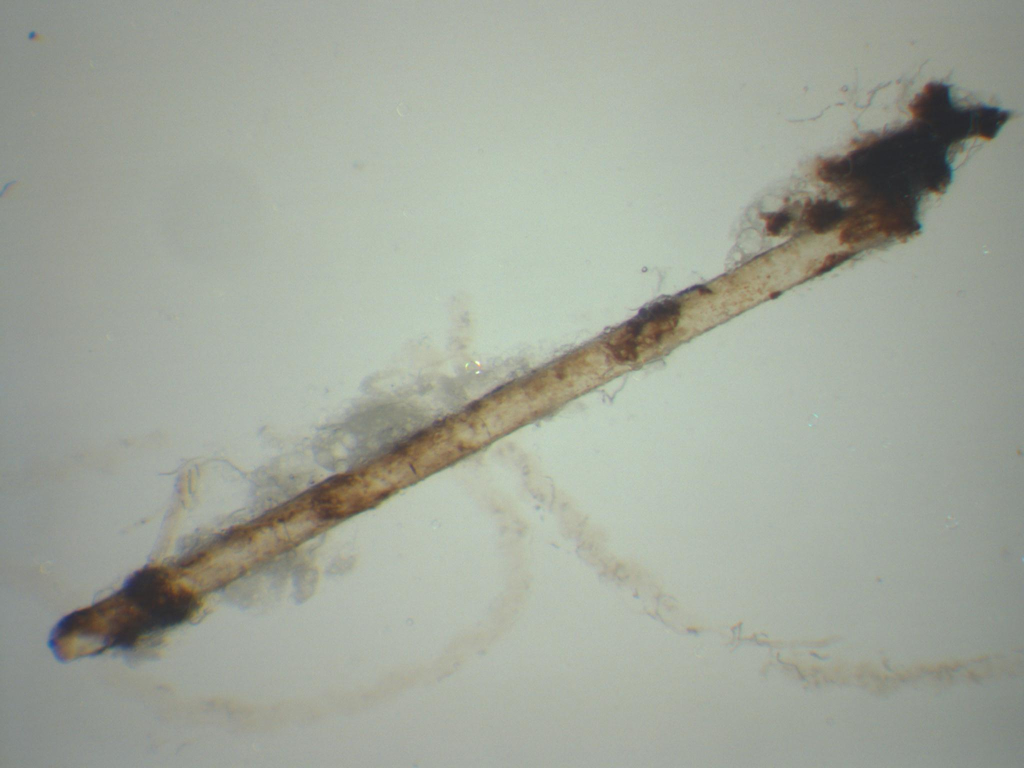
//> input picture calibration_example/sample_images/dark1.jpg, 2048 x 1536 px (shown at 1/2 size)
$ ./nylonAnalysis 3 3 calibration_example/sample_images/dark1.jpg   (built with g++ and OpenCV 4)
//> lines starting //> are read from the running program, lines starting //| are printed output that depends on the picture; after the words box and inside, x2 and y2 are one past the last pixel; in counts of white or black regions, pixels touching at a corner belong together
/***********************************************************
*
* 04/02/15 by Joe Gallagher (joedgallagher@gmail.com)
*
* This script analyses images of nylon monofilaments to calculate
* the area of encapsulating material (number of 'black' pixels),
* overall level of melanisation (mean brightness) and length of nylon.
*
* This assay requires a user-defined brightness threshold to subjectively
* define areas of encapsulation. For an example of calibration, see the R
* script, "calibrateThreshold.R".
*
* During the calibration phase, users can input a range of brightness
* thresholds (between lower_threshold and upper_threshold values) to be
* iterated over. During final usage (only one threshold),
* lower_threshold should equal the desired threshold and upper_threshold
* should equal lower_threshold+1.
* For example, For a threshold of 99, command line usage would be:
* './nylon 99 100 *.jpg'
*
* Calculated values are outputted to "results.txt" and an image of
* the mask outputted to "mask_FILENAME.jpg"
*
* For general usage examples, see "README.txt".
*
***********************************************************/

#include "opencv2/video/tracking.hpp"
#include "opencv2/imgproc/imgproc.hpp"
#include "opencv2/highgui/highgui.hpp"
#include <iostream>
#include <fstream>
#include <stdio.h>

/*compilation example using 	GNU C++ compiler*/
//g++ -ggdb `pkg-config --cflags opencv` -o ./nylon ./nylonAnalysis.cpp `pkg-config --libs opencv`


//function to calculate encapsulation area (number of pixels in mask below user-defined brightness threshold)
// [11 lines left out: function calcEncapsulation, not called in this run]

//main function
int main( int argc, char** argv ){

	//error handling
	if (argc<4) {
		std::cout << "Error!\nUsage is: " <<argv[0]<< " lower_threshold upper_threshold file_1 file_2..." << std::endl;
		return 0;
	} else {
		int no1 = 0, no2 = 0, ret = 0;

		ret = sscanf(argv[1], "%d", &no1);
        if (ret != 1) return 0;
        ret = sscanf(argv[2], "%d", &no2);
        if (ret != 1) return 0;

        if ((no1<0) || (no1>256)) {
			std::cout << "Error!\nlower_threshold & upper_threshold must be an integer between 0-255" << std::endl;
			return 0;
		}
        if ((no2<0) || (no2>256)) {
			std::cout << "Error!\nlower_threshold & upper_threshold must be an integer between 0-255" << std::endl;
			return 0;
		}
	}

	//parse thresholding options
	long threshLower, threshUpper;
	threshLower = strtol(argv[1], NULL, 10);
	threshUpper = strtol(argv[2], NULL, 10);

	//output results headers
	std::ofstream fout("results.txt");
	fout << "Image" <<"\t"<< "meanB" <<"\t"<< "meanG" <<"\t"<< "meanR" <<"\t"<< "meanHue" <<"\t"<< "meanSat" <<"\t"<< "meanValue" <<"\t"<< "encapArea" <<"\t"<< "totalSurfArea" <<"\t"<< "encapThreshold" <<"\t"<< "nylonLength" << std::endl;

	//fileloop
	for(int i=3; i<argc; i++){
		//create storage
		cv::Mat input, imgGreyFirst, imgGrey, imgHue, output;

		//read and convert image
		input=cv::imread(argv[i]);
//> input is the input picture: 1536 rows x 2048 cols, CV_8UC3; mean B, G, R 155.2, 166.6, 161.2
		cvtColor(input, imgGrey, CV_BGR2GRAY);
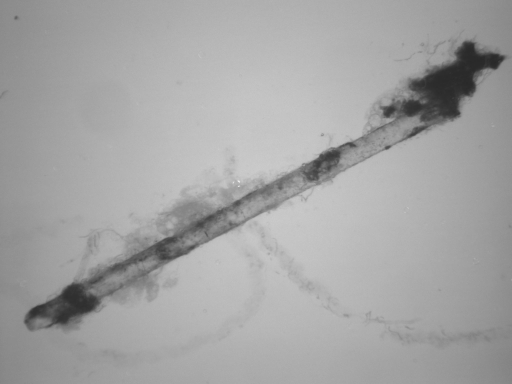
//> imgGrey: 1536 rows x 2048 cols, CV_8UC1 (shown at 1/4 size); min 38, max 250, mean 163.7
		imgGrey.copyTo(imgGreyFirst);
		cvtColor(input, imgHue, CV_RGB2HSV);
//> imgHue: 1536 rows x 2048 cols, CV_8UC3; mean H, S, V 72, 20.2, 167.6

		//image pre-processing
	   	cv::blur(imgGrey , imgGrey, cv::Size(9,9));
		cv::adaptiveThreshold(imgGrey, imgGrey, 255, cv::ADAPTIVE_THRESH_MEAN_C, cv::THRESH_BINARY_INV, 201, 10);
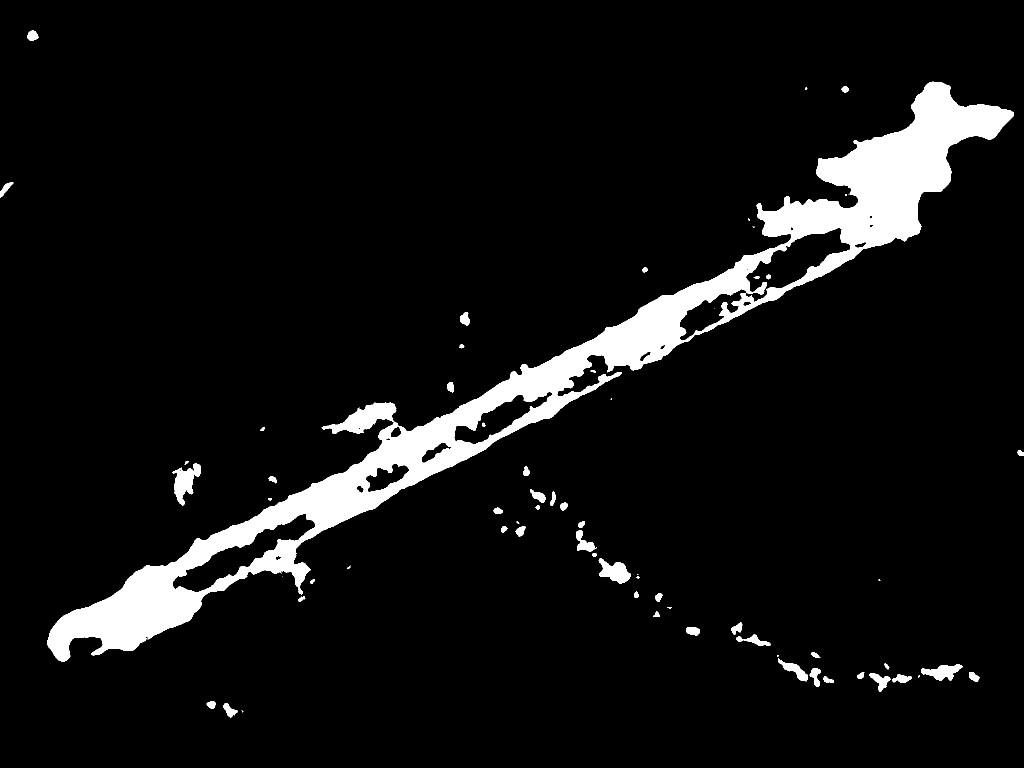
//> imgGrey: 1536 rows x 2048 cols, CV_8UC1 (shown at 1/2 size); 6.9% white; 72 white regions (20 under 20 px), largest, box (x1, y1, x2, y2) and area: (95, 163, 2028, 1323) 196762, (643, 805, 793, 868) 4196, (344, 927, 401, 1011) 2268
		dilate(imgGrey, imgGrey, cv::Mat(cv::Size(25,25), CV_8U, cv::Scalar(255)));
		erode(imgGrey, imgGrey, cv::Mat(cv::Size(25,25), CV_8U, cv::Scalar(255)));
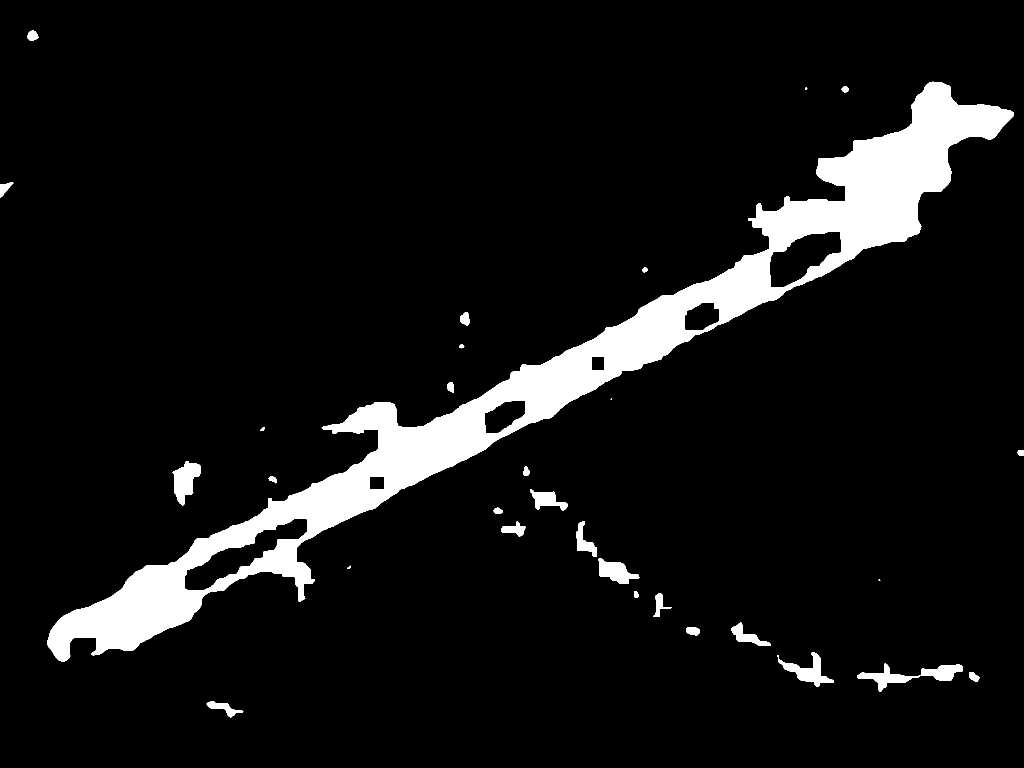
//> imgGrey: 1536 rows x 2048 cols, CV_8UC1 (shown at 1/2 size); 7.8% white; 30 white regions (3 under 20 px)

		//find contours of binary image mask
		std::vector<std::vector<cv::Point> > contours;
		cv::findContours(imgGrey, contours, CV_RETR_EXTERNAL, CV_CHAIN_APPROX_SIMPLE);
//> contours = 30 contours, 4 with area under 20; largest, box (x1, y1, x2, y2) and area: (95, 163, 2028, 1323) 248826, (1715, 1327, 1925, 1384) 3466, (344, 922, 401, 1011) 2688, (1555, 1305, 1668, 1374) 2376, (1197, 1117, 1279, 1167) 2123

		//find the single largest contour
		int contourMax = 0;
		int contourMaxID = 0;
		for(int k = 0; k < (int) contours.size(); k++){
			if ((contours[k]).size() > contourMax){
				contourMax	= (contours[k]).size();
				contourMaxID = k;
			}
		}
//> this loop made 30 passes
//> contourMax on passes 1, 3, 29: 56, 118, 2472
//> after the loop, contourMax = 2472; contourMaxID = 28

		//extract main contour
		cv::Mat mask(imgGreyFirst.size(), CV_8U, cv::Scalar(0));
		cv::drawContours(mask, contours, contourMaxID, cv::Scalar(255), CV_FILLED);
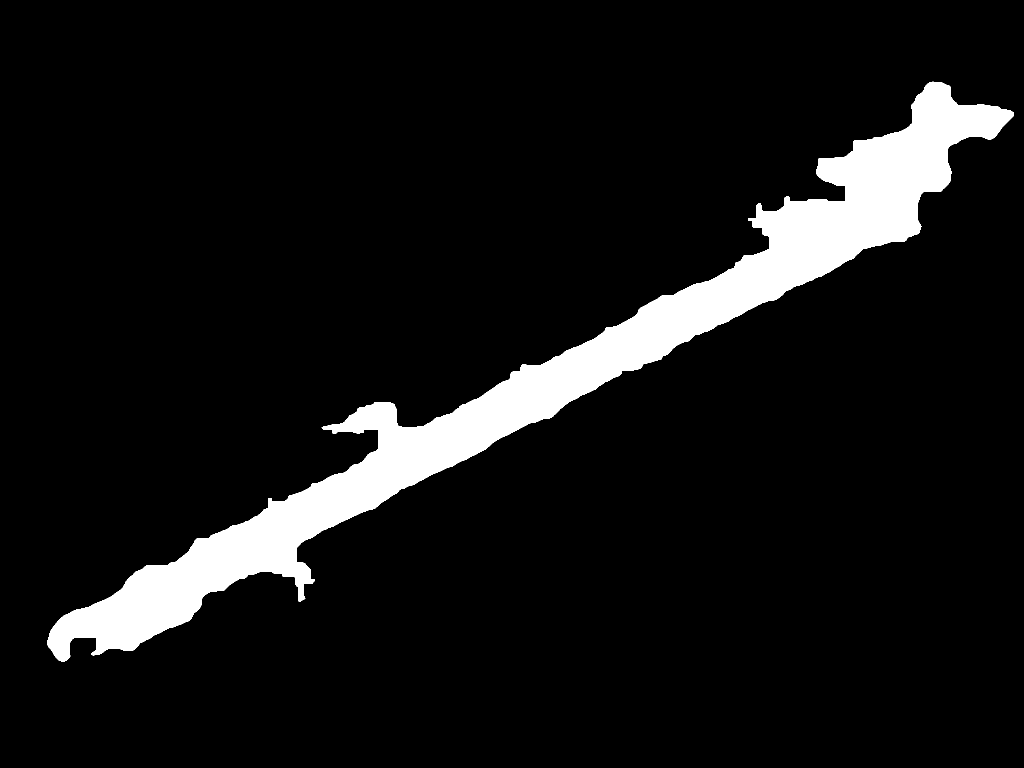
//> mask: 1536 rows x 2048 cols, CV_8UC1 (shown at 1/2 size); 8% white; 1 white region, box (x1, y1, x2, y2) and area: (95, 163, 2028, 1323) 251466

		//find length of largest contour
		std::vector<cv::Point> mainContour = contours[contourMaxID];
//> mainContour = contour of 2472 points, box (x1, y1, x2, y2) (95, 163, 2028, 1323), area 248826
		cv::Point pointA, pointB;
		int lengthMax = 0;
		int distance = 0;
		for(int length1 = 0; length1 < mainContour.size(); length1++){
			for(int length2=0; length2 < mainContour.size(); length2++){
				if(((mainContour[length1].x-mainContour[length2].x)*(mainContour[length1].x-mainContour[length2].x)) + ((mainContour[length1].y-mainContour[length2].y)*(mainContour[length1].y-mainContour[length2].y)) > lengthMax){
					lengthMax = (((mainContour[length1].x-mainContour[length2].x)*(mainContour[length1].x-mainContour[length2].x)) + ((mainContour[length1].y-mainContour[length2].y)*(mainContour[length1].y-mainContour[length2].y)));
					pointA.x = mainContour[length1].x;
					pointA.y = mainContour[length1].y;
					pointB.x = mainContour[length2].x;
					pointB.y = mainContour[length2].y;
				}
			}
		}
//> after the loop, lengthMax = 4865941; pointA = Point(97, 1294); pointB = Point(2026, 224)
		int nylonLength = std::sqrt(lengthMax);
//> nylonLength = 2205

		//calculate overall melanisation levels (mean BGR and hue values)
		cv::Scalar meansBGR = cv::mean(input, mask);
//> meansBGR = Scalar(83.51, 99.15, 108.9)
		cv::Scalar meansHue = cv::mean(imgHue, mask);
//> meansHue = Scalar(92.53, 61.76, 110.5)
		int totalSurfaceArea = cv::countNonZero(mask);
//> totalSurfaceArea = 251466

		//loop for testing threshold values
		for(int thresh = threshLower; thresh < threshUpper; thresh++){

			//calculate encapsulation area (n pixels below threshold brightness value)
			int encapsulationArea = totalSurfaceArea - (calcEncapsulation(imgGreyFirst, mask, thresh));

			//output results to text file
			fout << argv[i] <<"\t"<< (int)meansBGR[0] <<"\t"<< (int)meansBGR[1] <<"\t"<< (int)meansBGR[2] <<"\t"<< (int)meansHue[0] <<"\t"<< (int)meansHue[1] <<"\t"<< (int)meansHue[2] <<"\t"<< encapsulationArea <<"\t"<< totalSurfaceArea <<"\t"<< thresh <<"\t"<< nylonLength << std::endl;

			//output image mask if only one encapsulation threshold defined, otherwise just return text file
			if(threshUpper - threshLower < 2) {
				//draw main contour in grey, threshold original image, and draw encapsulation area in black
				cv::Mat crop(imgGreyFirst.size(), CV_8U, cv::Scalar(0));
				cv::Mat outputImg(imgGreyFirst.size(), CV_8U, cv::Scalar(255));
				imgGreyFirst.copyTo(crop, mask);
				cv::threshold(crop, crop, thresh, 127, cv::THRESH_BINARY);
				crop.copyTo(outputImg, mask);

				//convert image to colour and draw nylon length as red line
				cvtColor(outputImg, outputImg, CV_GRAY2RGB);
				cv::line(outputImg, pointA, pointB, cv::Scalar(0,0,255), 5, 8);

				//output image
				std::ostringstream text;
				text<<"mask_"<<argv[i];
				cv::imwrite(text.str(), outputImg);
			}
		}
	}
	return 1;
}

$ run again, on calibration_example/sample_images/dark3.jpg
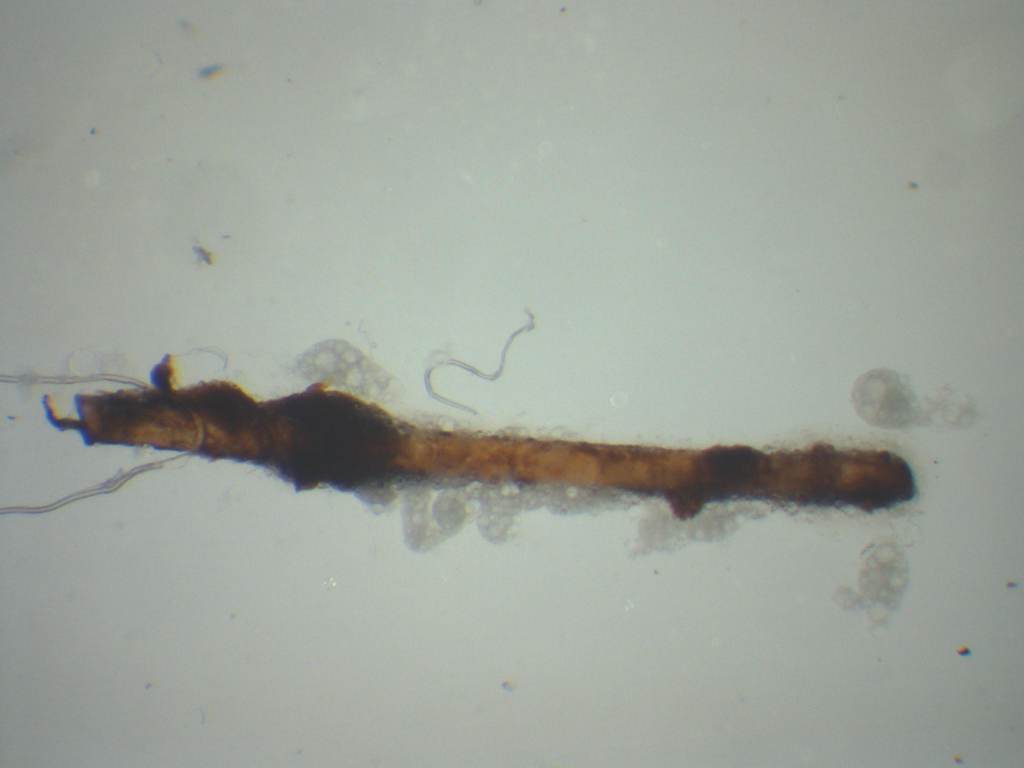
//> input picture calibration_example/sample_images/dark3.jpg, 2048 x 1536 px (shown at 1/2 size)
//> input is the input picture: 1536 rows x 2048 cols, CV_8UC3; mean B, G, R 155.3, 163.6, 157.8
//> imgHue: 1536 rows x 2048 cols, CV_8UC3; mean H, S, V 65.7, 17.3, 164.8
//> `erode(imgGrey, imgGrey, cv::Mat(cv::Size(25,25), CV_8U, cv::Scalar(255..`:
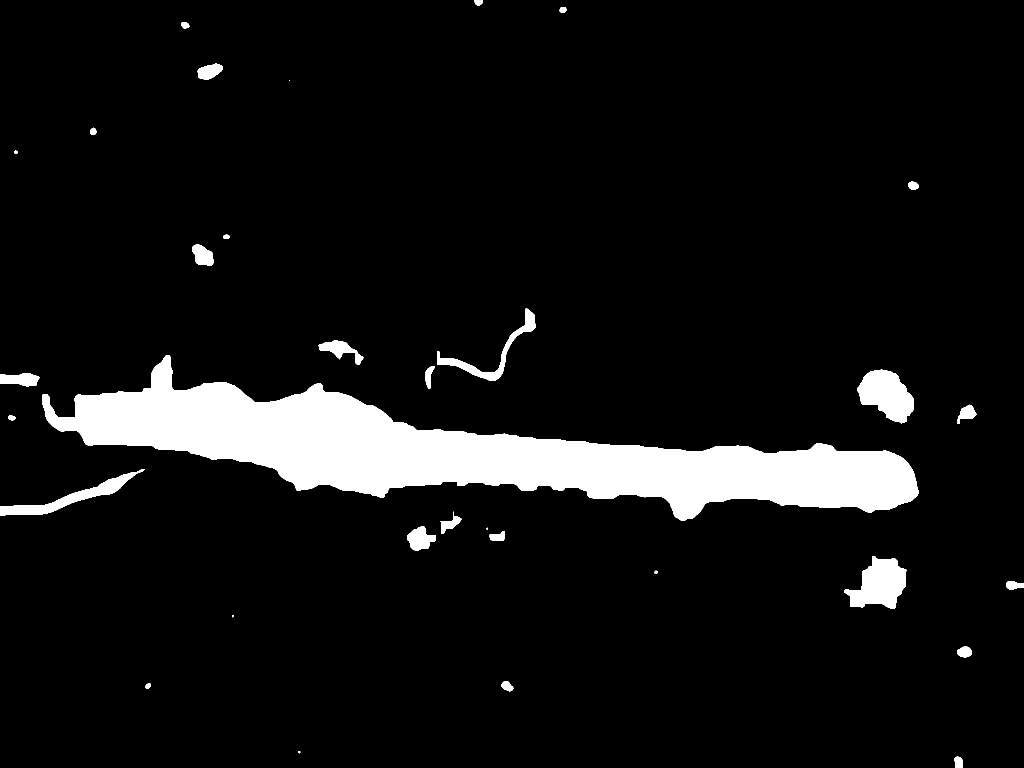
//> imgGrey: 1536 rows x 2048 cols, CV_8UC1 (shown at 1/2 size); 7.8% white; 32 white regions (4 under 20 px)
//> contours = 32 contours, 4 with area under 20; largest, box (x1, y1, x2, y2) and area: (84, 710, 1837, 1042) 205803, (1688, 1112, 1813, 1218) 7749, (1714, 739, 1827, 847) 7616, (0, 938, 290, 1031) 5040, (874, 617, 1071, 762) 3472
//> the loop `for(int k = 0; k < (int) contours.size(); k++)` made 32 passes
//> contourMax on passes 1, 4, 5, 9, 14, 20: 16, 32, 43, 102, 253, 1207
//> after the loop `for(int k = 0; k < (int) contours.size(); k++)`: contourMax = 1207; contourMaxID = 19
//> `cv::drawContours(mask, contours, contourMaxID, cv::Scalar(255), CV_FIL..`:
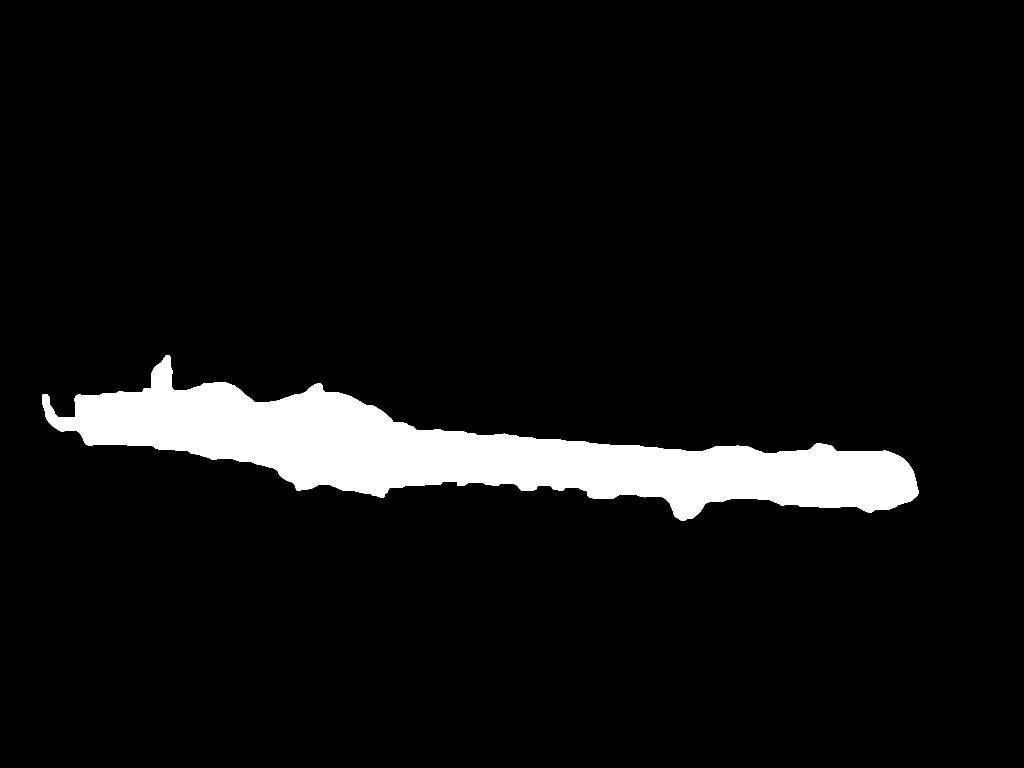
//> mask: 1536 rows x 2048 cols, CV_8UC1 (shown at 1/2 size); 6.6% white; 1 white region, box (x1, y1, x2, y2) and area: (84, 710, 1837, 1042) 207733
//> mainContour = contour of 1207 points, box (x1, y1, x2, y2) (84, 710, 1837, 1042), area 205803
//> the loop `for(int length1 = 0; length1 < mainContour.size(); length1++)` made 1207 passes
//> lengthMax on passes 1 to 3: 2335738, 2338192, 2341201
//> after the loop `for(int length1 = 0; length1 < mainContour.size(); length1++)`: lengthMax = 3105225; pointA = Point(84, 798); pointB = Point(1836, 987)
//> nylonLength = 1762
//> meansBGR = Scalar(62.88, 69.45, 82.43)
//> meansHue = Scalar(98.12, 65.13, 85)
//> totalSurfaceArea = 207733
